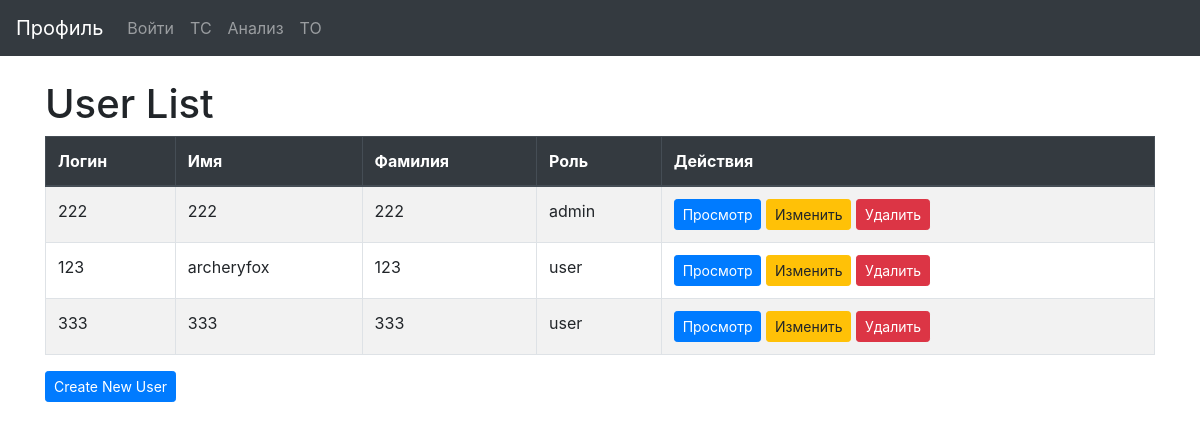
The app's page /users/, older data.
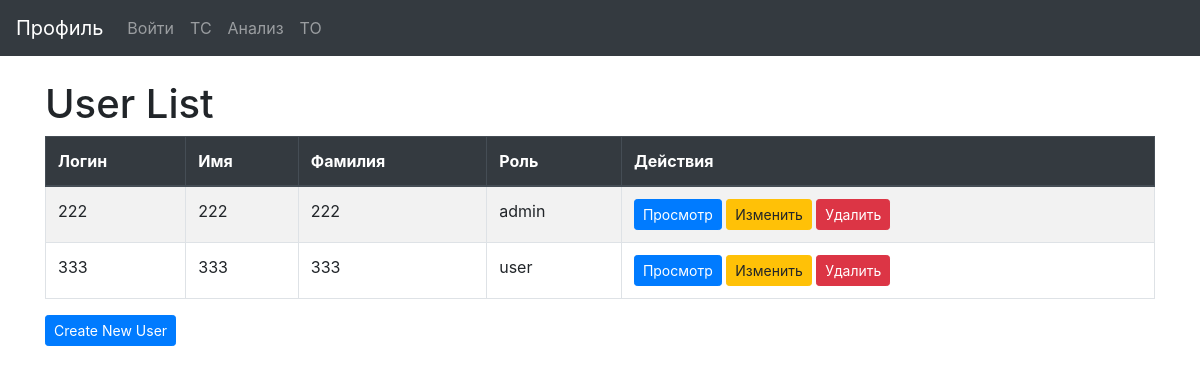
The same page, newer data.
### auto_track_log/models.py (models this page shows, shortened)
class User(models.Model):
    login = models.CharField(max_length=50,unique=False)
    password = models.CharField(max_length=50)
    name = models.CharField(max_length=50)
    surname = models.CharField(max_length=50)
    role = models.ForeignKey(Role, on_delete=models.CASCADE, null=True, blank=True)  # Пример поля роли пользователя

class Role(models.Model):
    name = models.CharField(max_length=50)
    description = models.CharField(max_length=150)

### auto_track_log/views.py (the view)
# urls.py: path('users/', views.user_list, name='user_list'),
def user_list(request):
    users = User.objects.all()
    return render(request, 'user_list.html', {'users': users})

### auto_track_log/views/user_list.html (shortened to what this page needs)
{% extends 'base.html' %}
{% block content %}
    <h1>User List</h1>
    <table class="table table-striped table-bordered">
    <thead class="thead-dark">
        <tr>
            <th scope="col">Логин</th>
            <th scope="col">Имя</th>
            <th scope="col">Фамилия</th>
            <th scope="col">Роль</th>
            <th scope="col">Действия</th>
        </tr>
    </thead>
    <tbody>
        {% for user in users %}
        <tr>
            <td>{{ user.login }}</td>
            <td>{{ user.name }}</td>
            <td>{{ user.surname }}</td>
            <td>{{ user.role.name }}</td>
            <td >
                <a href="{% url 'user_detail' user.id %}" class="btn btn-primary btn-sm">Просмотр</a>
                <a href="{% url 'user_update' user.id %}" class="btn btn-warning btn-sm">Изменить</a>
                <a href="{% url 'user_delete' user.id %}" class="btn btn-danger btn-sm">Удалить</a>
            </td>
        </tr>
        {% endfor %}
    </tbody>
</table>
    <a  class="btn btn-primary btn-sm" href="{% url 'user_create' %}">Create New User</a>
{% endblock %}

### templates/base.html (shortened to what this page needs)
<!DOCTYPE html>
<html lang="en">
<head>
    <link rel="stylesheet" href="https://stackpath.bootstrapcdn.com/bootstrap/4.5.2/css/bootstrap.min.css">
</head>
<body>
    <nav class="navbar navbar-expand-lg navbar-dark bg-dark">
        <a class="navbar-brand" href="{% url 'user_dashboard' %}">Профиль</a>
        <div class="collapse navbar-collapse" id="navbarNav">
            <ul class="navbar-nav">
                 <li class="nav-item">
                <a class="nav-link" href="/">Войти</a>
            </li>
            <li class="nav-item">
                <a class="nav-link" href="{% url 'vehicle-list' %}">ТС</a>
            </li>
            <li class="nav-item">
                <a class="nav-link" href="{% url 'cost-calculation-list' %}">Анализ</a>
            </li>
            <li class="nav-item">
                <a class="nav-link" href="{% url 'service-schedule-list' %}">ТО</a>
            </li>
            </ul>
        </div>
    </nav>
    <div class="container mt-4">
        {% block content %}
        {% endblock %}
    </div>
</body>
</html>

Row changes from the older to the newer data that the page shows:
removed User: login "123", name "archeryfox", surname "123", role.name "user"
